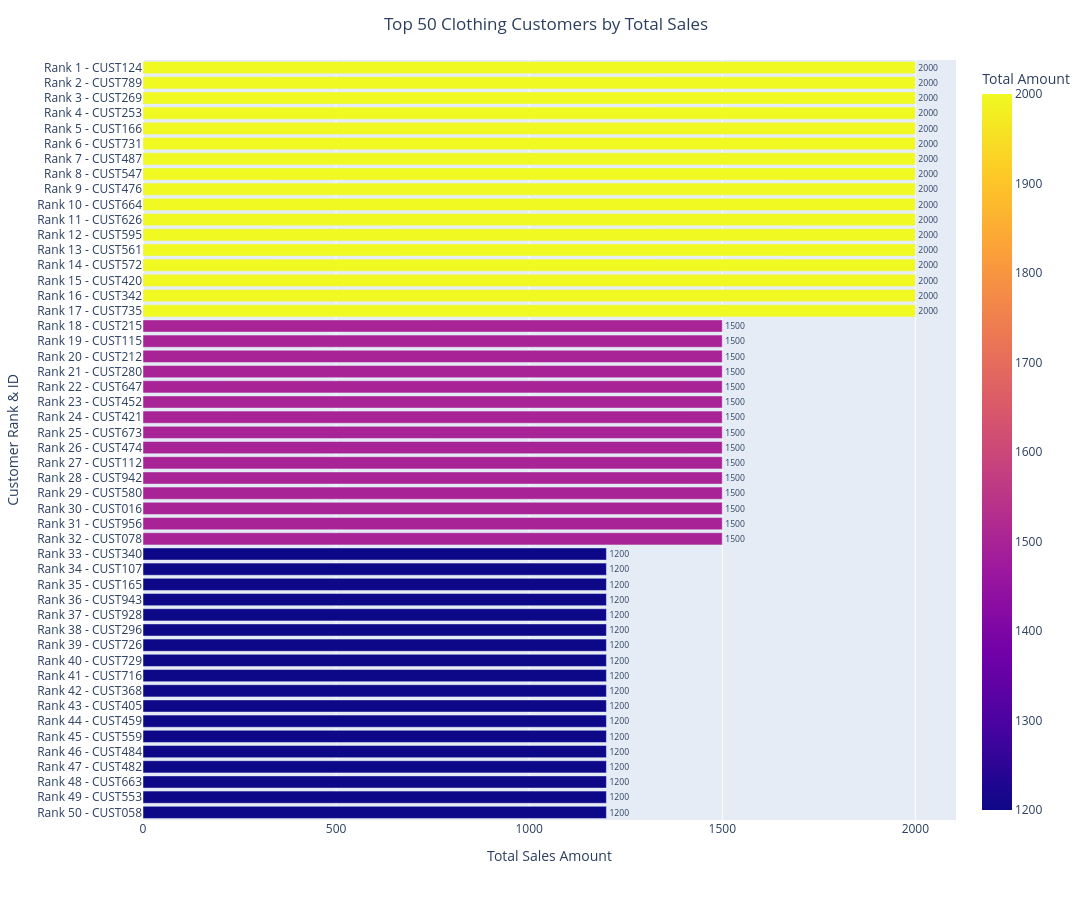

The cell this chart's notebook holds for it:
### Code cell
df_clothing=df.copy()
df_clothing=df[df['Product Category']=='Clothing']
df_clothing=df_clothing.groupby('Customer ID')['Total Amount'].sum().sort_values(ascending=False).reset_index().head(50)
df_clothing['Rank'] = range(1, len(df_clothing) + 1)
df_clothing['Customer'] = (
    'Rank ' + df_clothing['Rank'].astype(str)
    + ' - '
    + df_clothing['Customer ID'].astype(str)
)
fig=px.bar(data_frame=df_clothing,x='Total Amount',y='Customer',orientation='h',color='Total Amount',text='Total Amount')
fig.update_layout(
    width=1200,
    height=900,
    showlegend=False,
    title="Top 50 Clothing Customers by Total Sales",
    xaxis_title="Total Sales Amount",
    yaxis_title="Customer Rank & ID",
    title_x=0.5
)
fig.update_traces(
    textposition='outside'
)
fig.update_yaxes(autorange="reversed")
fig.show()

### Figure 1 — Plotly figure (JSON) as saved in the notebook; plotly's stock layout.template omitted (floating-point values rounded to 4 significant figures)
{"data": [{"hovertemplate": "Total Amount=%{marker.color}<br>Customer=%{y}<extra></extra>", "legendgroup": "", "marker": {"color": [2000, 2000, 2000, 2000, 2000, 2000, 2000, 2000, 2000, 2000, 2000, 2000, 2000, 2000, 2000, 2000, 2000, 1500, 1500, 1500, 1500, 1500, 1500, 1500, 1500, 1500, 1500, 1500, 1500, 1500, 1500, 1500, 1200, 1200, 1200, 1200, 1200, 1200, 1200, 1200, 1200, 1200, 1200, 1200, 1200, 1200, 1200, 1200, 1200, 1200], "coloraxis": "coloraxis", "pattern": {"shape": ""}}, "name": "", "orientation": "h", "showlegend": false, "text": [2000.0, 2000.0, 2000.0, 2000.0, 2000.0, 2000.0, 2000.0, 2000.0, 2000.0, 2000.0, 2000.0, 2000.0, 2000.0, 2000.0, 2000.0, 2000.0, 2000.0, 1500.0, 1500.0, 1500.0, 1500.0, 1500.0, 1500.0, 1500.0, 1500.0, 1500.0, 1500.0, 1500.0, 1500.0, 1500.0, 1500.0, 1500.0, 1200.0, 1200.0, 1200.0, 1200.0, 1200.0, 1200.0, 1200.0, 1200.0, 1200.0, 1200.0, 1200.0, 1200.0, 1200.0, 1200.0, 1200.0, 1200.0, 1200.0, 1200.0], "textposition": "outside", "type": "bar", "x": [2000, 2000, 2000, 2000, 2000, 2000, 2000, 2000, 2000, 2000, 2000, 2000, 2000, 2000, 2000, 2000, 2000, 1500, 1500, 1500, 1500, 1500, 1500, 1500, 1500, 1500, 1500, 1500, 1500, 1500, 1500, 1500, 1200, 1200, 1200, 1200, 1200, 1200, 1200, 1200, 1200, 1200, 1200, 1200, 1200, 1200, 1200, 1200, 1200, 1200], "xaxis": "x", "y": ["Rank 1 - CUST124", "Rank 2 - CUST789", "Rank 3 - CUST269", "Rank 4 - CUST253", "Rank 5 - CUST166", "Rank 6 - CUST731", "Rank 7 - CUST487", "Rank 8 - CUST547", "Rank 9 - CUST476", "Rank 10 - CUST664", "Rank 11 - CUST626", "Rank 12 - CUST595", "Rank 13 - CUST561", "Rank 14 - CUST572", "Rank 15 - CUST420", "Rank 16 - CUST342", "Rank 17 - CUST735", "Rank 18 - CUST215", "Rank 19 - CUST115", "Rank 20 - CUST212", "Rank 21 - CUST280", "Rank 22 - CUST647", "Rank 23 - CUST452", "Rank 24 - CUST421", "Rank 25 - CUST673", "Rank 26 - CUST474", "Rank 27 - CUST112", "Rank 28 - CUST942", "Rank 29 - CUST580", "Rank 30 - CUST016", "Rank 31 - CUST956", "Rank 32 - CUST078", "Rank 33 - CUST340", "Rank 34 - CUST107", "Rank 35 - CUST165", "Rank 36 - CUST943", "Rank 37 - CUST928", "Rank 38 - CUST296", "Rank 39 - CUST726", "Rank 40 - CUST729", "Rank 41 - CUST716", "Rank 42 - CUST368", "Rank 43 - CUST405", "Rank 44 - CUST459", "Rank 45 - CUST559", "Rank 46 - CUST484", "Rank 47 - CUST482", "Rank 48 - CUST663", "Rank 49 - CUST553", "Rank 50 - CUST058"], "yaxis": "y"}], "layout": {"barmode": "relative", "coloraxis": {"colorbar": {"title": {"text": "Total Amount"}}, "colorscale": [[0, "#0d0887"], [0.1111, "#46039f"], [0.2222, "#7201a8"], [0.3333, "#9c179e"], [0.4444, "#bd3786"], [0.5556, "#d8576b"], [0.6667, "#ed7953"], [0.7778, "#fb9f3a"], [0.8889, "#fdca26"], [1, "#f0f921"]]}, "height": 900, "legend": {"tracegroupgap": 0}, "margin": {"t": 60}, "showlegend": false, "title": {"text": "Top 50 Clothing Customers by Total Sales", "x": 0.5}, "width": 1200, "xaxis": {"anchor": "y", "domain": [0, 1], "title": {"text": "Total Sales Amount"}}, "yaxis": {"anchor": "x", "autorange": "reversed", "domain": [0, 1], "title": {"text": "Customer Rank & ID"}}}}
